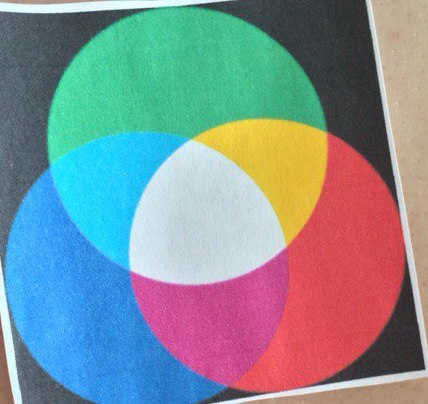
#> input picture image-processing/test.jpg, 428 x 404 px
$ python recognize.py --image test.jpg   (older library calls are emulated)
#> lines starting #> are read from the running program, lines starting #| are printed output that depends on the picture
#!/usr/bin/env python3
# -*- coding: utf-8 -*-

# import the necessary packages
import numpy as np
import cv2
import math
import argparse
from matplotlib import pyplot as plt
import matplotlib.mlab as mlab
from scipy.signal import argrelextrema
from scipy.stats import norm
import sys

# Angle-checking function
def is_on_line(x1, y1, x2, y2, x3, y3):
    # integer class variables expected
    slope = (y2 - y1) / (x2 - x1)
    return y3 - y1 == slope * (x3 - x1)

# Color values stretching acccording to the histogram
def histogram_stretch(image):
    # an RGB image is required to perform the analysis
    for i in range(image.shape[2]):
        blue = image[:,:,i]
        blue = cv2.equalizeHist(blue)
        image[:,:,i] = blue
    return image

# Contours selection facilitating function
def contours_selection(image, iterations):
    #the more iterations, the thinner the contours
    gray = cv2.cvtColor(image, cv2.COLOR_BGR2GRAY)
    kernel = np.ones((5, 5), np.uint8)
    erosion = cv2.erode(gray, kernel, iterations=iterations)
    gray_thin = cv2.cvtColor(erosion, cv2.COLOR_BGR2GRAY)
    gray_thin = cv2.equalizeHist(gray_thin)

    return gray_thin

# Contours selection facilitating function enhanced with the threshold
def contours_selection_threshold(image, iterations):
    #the more iterations, the thinner the contours
    (T, thresh) = cv2.threshold(image, 250, 255, cv2.THRESH_TRUNC)
    kernel = np.ones((5, 5), np.uint8)
    print(thresh.shape)
    erosion = cv2.erode(thresh, kernel, iterations=iterations)
    gray_thin = cv2.cvtColor(erosion, cv2.COLOR_BGR2GRAY)

    return gray_thin

def is_contour_bad(c):
    # approximate the contour
    peri = cv2.arcLength(c, True)
    approx = cv2.approxPolyDP(c, 0.02 * peri, True)
    # the contour is 'bad' if it is not a rectangle
    return not len(approx) == 4

# Construct the argument parse and parse the arguments
if __name__ == '__main__':
    ap = argparse.ArgumentParser(description="let the process begin")
    ap.add_argument("-i", "--image", required=True, help="Path to the image")
    ap.add_argument('-p', '--panic', action='store_true', help="Show every image on each step")
    args = vars(ap.parse_args())
    # ap = argparse.ArgumentParser(description ="Upload of the picture for the analysis, specify some details.")
    # ap.add_argument('-i','--image', required=True, help="Path to the image file")
    # # ap.add_argument('-c', '--contours', stored='store_true', help="Show image with contours")
    # # ap.add_argument('-i', '--save', stored='store_true', help="Save the result")
    # # args = vars(ap.parse_args(['-i','-c','-s']))
    # args = ap.parse_args()
    # print(args)
    # print(args[image])


 # Read the image and convert it to acceptable array for analysis
img = cv2.imread(args['image'])  # image for analysis
#> img is the input picture: shape (404, 428, 3); mean B, G, R 149.8, 144, 129
img = cv2.GaussianBlur(img,(5,5),0)  #blur is added to denoise the image

# Cutting the contours of the black frame
frame = np.copy(img)
ret3,th4 = cv2.threshold(frame,100,256,cv2.THRESH_BINARY)
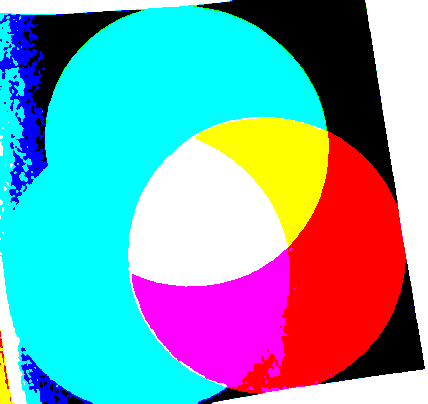
#> th4: shape (404, 428, 3); mean B, G, R 177.4, 164.7, 119.6

if args['panic'] == True:
    cv2.imshow("img", th4)
    cv2.waitKey(0)
    cv2.destroyAllWindows()

# Making the picture binary
gray = cv2.cvtColor(th4, cv2.COLOR_BGR2GRAY)
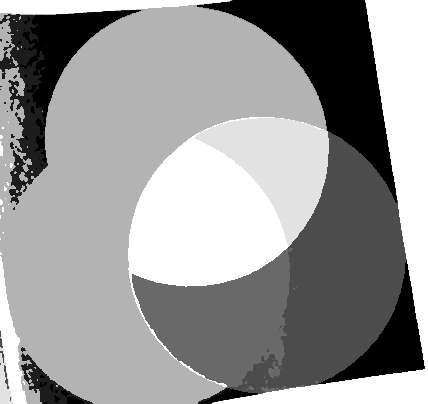
#> gray: shape (404, 428); min 0, max 255, mean 152.7

if args['panic'] == True:
    cv2.imshow("img", gray)
    cv2.waitKey(0)
    cv2.destroyAllWindows()

# Selecting minimum pixel value
rango = np.unique(gray)
#> rango = [0, 29, 76, 105, 150, 179, 226, 255]

# Creating a mask
mask = np.zeros_like(gray) # Create mask where white is what we want, black otherwise
mask[gray == rango[0]] = 255
ret3,th4 = cv2.threshold(mask,100,256,cv2.THRESH_BINARY_INV)

if args['panic'] == True:
    cv2.imshow("img", th4)
    cv2.waitKey(0)
    cv2.destroyAllWindows()

# find the contours in the mask
im, cnts, hier = cv2.findContours(th4, cv2.RETR_LIST, cv2.CHAIN_APPROX_NONE)

#finding contour areas
areas = []
for c in cnts:
    areas.append(cv2.contourArea(c))

a = np.asarray(areas)
hist = np.histogram(a)
#> (the run stopped early here; a loop or call above may not have finished)

$ run again, on image-processing/example_fsq_1.png
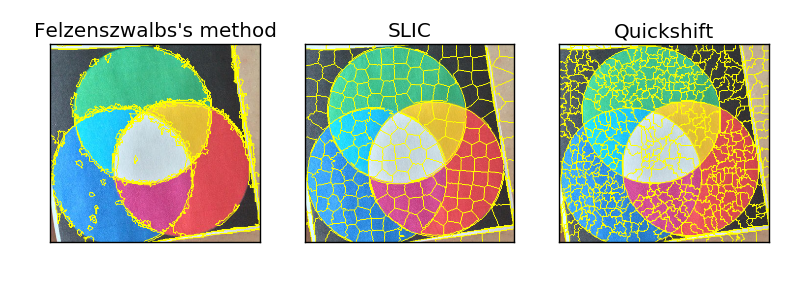
#> input picture image-processing/example_fsq_1.png, 800 x 300 px
#> img is the input picture: shape (300, 800, 3); mean B, G, R 182.1, 201.9, 195.6
#> `ret3,th4 = cv2.threshold(frame,100,256,cv2.THRESH_BINARY)`:
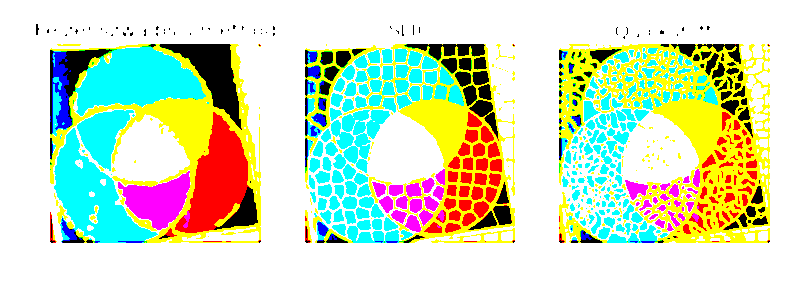
#> th4: shape (300, 800, 3); mean B, G, R 194.5, 224.4, 208.8
#> `gray = cv2.cvtColor(th4, cv2.COLOR_BGR2GRAY)`:
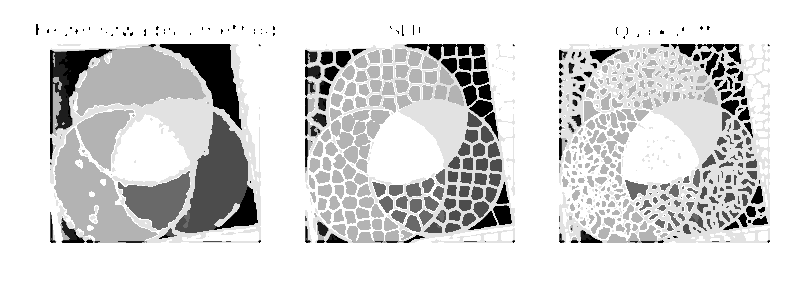
#> gray: shape (300, 800); min 0, max 255, mean 216.3
#> rango = [0, 29, 76, 105, 150, 179, 226, 255]
